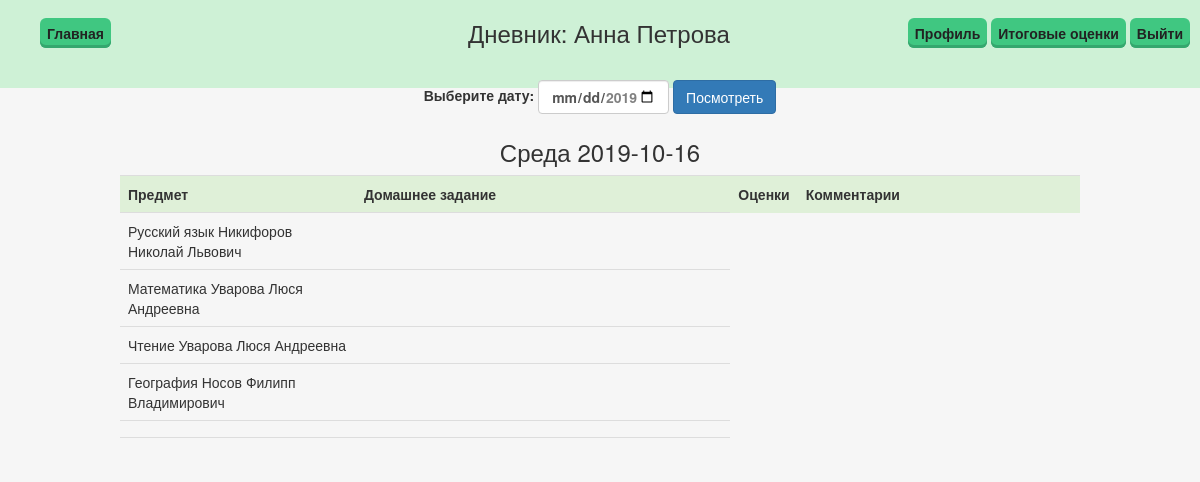
The page /main/me/ (signed in) on the database its author committed.
### login/models.py (models this page shows, shortened)
class Schedule(models.Model):
    class Meta():
        db_table = 'schedule'
    classes = models.ForeignKey(Clas)
    s1 = models.ForeignKey(Rasp,related_name='rasp_s1',blank=True,null=True)
    s2 = models.ForeignKey(Rasp,related_name='pasp_s2',blank=True,null=True)
    s3 = models.ForeignKey(Rasp, related_name='rasp_s3',blank=True,null=True)
    s4 = models.ForeignKey(Rasp, related_name='pasp_s4',blank=True,null=True)
    s5 = models.ForeignKey(Rasp, related_name='rasp_s5',blank=True,null=True)
    s6 = models.ForeignKey(Rasp, related_name='pasp_s6',blank=True,null=True)
    s7 = models.ForeignKey(Rasp, related_name='rasp_s7',blank=True,null=True)
    s8 = models.ForeignKey(Rasp, related_name='pasp_s8',blank=True,null=True)
    st_day = models.DateField()
    end_day = models.DateField()
    date = myFields.DayOfTheWeekField()

class Rasp(models.Model):
    class Meta():
        db_table = 'rasp'
    teacher = models.ForeignKey(Teacher)
    subject = models.ForeignKey(Subject)
    def __str__(self):
        return "%s %s" % (self.subject,self.teacher)

class Subject(models.Model):
    class Meta():
        db_table = 'subject'
    name = models.CharField(max_length=100)
    def __str__(self):
        return "%s" % self.name

class Teacher(models.Model):
    class Meta():
        db_table = 'teacher'
    fname = models.CharField(max_length=100)
    sname = models.CharField(max_length=100)
    thname = models.CharField(max_length=100)
    staj = models.PositiveIntegerField()
    def __str__(self):
        return "%s %s %s" % (self.sname,self.fname,self.thname)

### main/views.py (the view)
# urls.py: url(r'^',views.show,name='api'),
def show(request):
    if request.user.is_authenticated():
        dnevnik(request,dicts)
        return render_to_response('dnevnik.html',dicts)
    else:
        return redirect('/auth/login')

### login/forms.py
class ProfileForm(forms.ModelForm):
    class Meta:
        model = Profile
        exclude = [""]

### login/models.py (called while the page is built)
    def __str__(self):
        return "%s" % (self.char_class)

### templates/dnevnik.html (shortened to what this page needs)
{% extends 'bar/top_bar.html' %}
{% block dnevnik %}
    <div class="all-content">
    <form action="" method="GET" class="form-inline text-center">
     <label>Выберите дату:
     <input type="date" name="date" min ="{{ sched.st_day }}" max="{{ sched.end_day }}" class="form-control">
     <input type="submit" value="Посмотреть" class="btn btn-primary"></label>
    </form>
    <div id="tabless">
    <h3 align="center">{{ weekday }} {{ date }}</h3>
    {% if sched %}
    <table border=0 align=center class="table" width=90%>
        <tr class="success"><th width=25%>Предмет</th>
            <th width=40%>Домашнее задание</th>
		    <th width=5%>Оценки</th>
            <th width=40%>Комментарии</th>
        </tr>
        <tr><td width=25%>{% if sched.s1%}{{ sched.s1 }}{% endif %}</td>
             <td width=40%>
                </td>
        </tr>
        <tr><td width=25%>{% if sched.s2%}{{ sched.s2 }}{% endif %}</td>
            <td width=40%>
                </td>
        </tr>
        <tr><td width=25%>{% if sched.s3%}{{ sched.s3 }}{% endif %}</td>
             <td width=40%>
                </td>
        </tr>
        <tr><td width=25%>{% if sched.s4%}{{ sched.s4 }}{% endif %}</td>
             <td width=40%>
                </td>
        </tr>
        <tr><td width=25%>{% if sched.s5%}{{ sched.s5 }}{% endif %}</td>
             <td width=40%>
                </td>
        </tr>
        <tr><td width=25%>{% if sched.s6%}{{ sched.s6 }}{% endif %}</td>
             <td width=40%>
                </td>
        </tr>
    </table>
</div>
    {% else %}
    <h1 align="center">Выходной день</h1>
    {% endif %}
    </div>
{% endblock %}

### templates/bar/top_bar.html
{% extends 'main.html' %}
{% block topbar %}
<div class="menu">
   <div class="top-menu">
    <ul>
        <div class="btn-group navbar-btn navbar-left">
            <li><a href="/main/me" class="click1">Главная</a></li>
        </div>
        <div style="margin-left:10px;margin-right:10px;float:left" class="btn-group navbar-btn navbar-right"> <li><a href="/main/profile" class="click1">Профиль</a></li>
        <li><a href="/main/values" class="click1">Итоговые оценки</a></li>
        <li class="button1"><a href="/auth/logout" class="click1">Выйти</a></li>
        </div>
    </ul>
    </div>
<div class="item-center"><h3>Дневник: {{ fname }} {{ sname }}</h3></div>
</div>
{% endblock %}

### static/css/main.css (style rules this page uses)
body { background-color: rgba(128, 128, 128, 0.07); }
a.click1 { font-weight: 700; color: white; text-decoration: none; padding: .8em 1em; border-radius: 6px; background: rgb(64,199,129); box-shadow: 0 -3px rgb(53,167,110) inset; transition: 0.2s; }
.button1 { right: 0%; }
#tabless { width: 80%; margin: 0 auto; }
.top-menu li { list-style:none; display:inline-block; background:none; position:relative; }
.top-menu li a { color:#222; padding:5px 7px; text-decoration:none; display:block; }
.menu { overflow: hidden; height: 11%; width: 100%; position: absolute; background-color: rgba(85, 224, 115, 0.25); }
.item-center { margin: auto; width: 50%; position: static; text-align: center; }
.all-content { top: 80px; height: 89%; position: relative; }

### rows shown on the page
Schedule: s1 "Русский язык Никифоров Николай Львович", s2 "Математика Уварова Люся Андреевна", s3 "Чтение Уварова Люся Андреевна", s4 "География Носов Филипп Владимирович"

### other values the page prints
{{ fname }} "Анна"
{{ sname }} "Петрова"
{{ weekday }} "Среда"
{{ date }} "2019-10-16"
